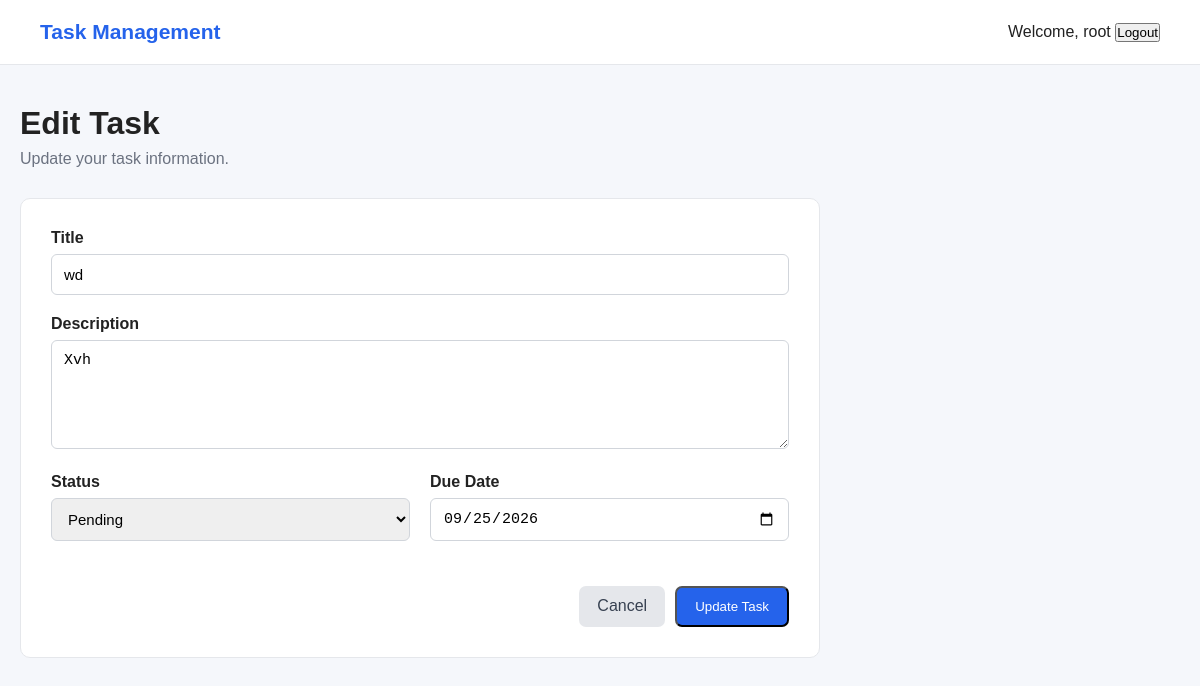
The page /tasks/4/edit/ (signed in) on the database its author committed.
### tasks/models.py (models this page shows, shortened)
class Task(models.Model):
    STATUS_CHOICES = [
        ("pending", "Pending"),
        ("in_progress", "In Progress"),
        ("completed", "Completed"),
    ]
    user = models.ForeignKey(
        User,
        on_delete=models.CASCADE,
        related_name="tasks"
    )
    title = models.CharField(max_length=200)
    description = models.TextField(blank=True)
    status = models.CharField(
        max_length=20,
        choices=STATUS_CHOICES,
        default="pending"
    )
    due_date = models.DateField(
        null=True,
        blank=True
    )
    created_at = models.DateTimeField(auto_now_add=True)
    updated_at = models.DateTimeField(auto_now=True)

### tasks/views.py (the view)
# urls.py: path("tasks/<int:pk>/edit/", views.task_update, name="task_update"),
@login_required
def task_update(request, pk):
    task = get_object_or_404(Task, pk=pk, user=request.user)
    if request.method == "POST":
        form = TaskForm(request.POST, instance=task)
        if form.is_valid():
            form.save()
            messages.success(request, "Task updated successfully.")
            return redirect("task_detail", pk=task.pk)
    else:
        form = TaskForm(instance=task)
    return render(
        request,
        "tasks/task_form.html",
        {
            "form": form,
            "page_title": "Edit Task",
            "task": task,
        },
    )

### tasks/forms.py
class TaskForm(forms.ModelForm):
    class Meta:
        model = Task
        fields = [
            "title",
            "description",
            "status",
            "due_date",
        ]
        widgets = {
            "title": forms.TextInput(
                attrs={
                    "class": "form-control",
                    "placeholder": "Enter task title",
                }
            ),
            "description": forms.Textarea(
                attrs={
                    "class": "form-control",
                    "placeholder": "Enter task description",
                    "rows": 5,
                }
            ),
            "status": forms.Select(
                attrs={
                    "class": "form-control",
                }
            ),
            "due_date": forms.DateInput(
                attrs={
                    "class": "form-control",
                    "type": "date",
                }
            ),
        }

### tasks/templates/tasks/task_form.html (shortened to what this page needs)
{% extends "base.html" %}
{% block content %}
<div class="page-header">
    <div>
        <h1>{{ page_title }}</h1>
        <p>
            {% if task %}
                Update your task information.
            {% else %}
                Create a new task.
            {% endif %}
        </p>
    </div>
</div>
<div class="form-card">
    <form method="post">
        <div class="form-group">
            <label for="{{ form.title.id_for_label }}">
                Title
            </label>
            {{ form.title }}
        </div>
        <div class="form-group">
            <label for="{{ form.description.id_for_label }}">
                Description
            </label>
            {{ form.description }}
        </div>
        <div class="form-row">
            <div class="form-group">
                <label for="{{ form.status.id_for_label }}">
                    Status
                </label>
                {{ form.status }}
            </div>
            <div class="form-group">
                <label for="{{ form.due_date.id_for_label }}">
                    Due Date
                </label>
                {{ form.due_date }}
            </div>
        </div>
        <div class="form-actions">
            <a
                href="{% url 'task_list' %}"
                class="btn-secondary"
            >
                Cancel
            </a>
            <button
                type="submit"
                class="btn-primary"
            >
                {% if task %}
                    Update Task
                {% else %}
                    Create Task
                {% endif %}
            </button>
        </div>
    </form>
</div>
{% endblock %}

### templates/base.html (shortened to what this page needs)
{% load static %}
<!DOCTYPE html>
<html lang="en">
<head>
    <link
        rel="stylesheet"
        href="{% static 'css/style.css' %}"
    >
</head>
<body>
    <nav class="navbar">
        <div class="navbar-brand">
            <a href="{% url 'dashboard' %}">
                Task Management
            </a>
        </div>
        <div>
            {% if user.is_authenticated %}
                <span>
                    Welcome, {{ user.username }}
                </span>
                <form
                    method="post"
                    action="{% url 'logout' %}"
                    style="display:inline;"
                >
                    <button type="submit">
                        Logout
                    </button>
                </form>
            {% endif %}
        </div>
    </nav>
    <main class="container">
        {% block content %}
        {% endblock %}
    </main>
</body>
</html>

### static/css/style.css (style rules this page uses)
* { margin: 0; padding: 0; box-sizing: border-box; }
body { font-family: Arial, sans-serif; background: #f5f7fb; color: #222; }
.navbar { height: 65px; background: #ffffff; border-bottom: 1px solid #e5e7eb; display: flex; align-items: center; justify-content: space-between; padding: 0 40px; }
.navbar-brand a { text-decoration: none; color: #2563eb; font-size: 21px; font-weight: bold; }
.container { max-width: 1200px; margin: 40px auto; padding: 0 20px; }
.btn-primary { background: #2563eb; color: white; text-decoration: none; padding: 11px 18px; border-radius: 7px; }
.form-group { margin-bottom: 20px; }
.form-group label { display: block; margin-bottom: 7px; font-weight: 600; }
.form-group input { width: 100%; padding: 11px 12px; border: 1px solid #d1d5db; border-radius: 6px; font-size: 15px; }
.page-header { display: flex; justify-content: space-between; align-items: center; margin-bottom: 30px; }
.page-header h1 { margin-bottom: 8px; }
.page-header p { color: #6b7280; }
.form-card { max-width: 800px; background: white; padding: 30px; border-radius: 10px; border: 1px solid #e5e7eb; }
.form-control { width: 100%; padding: 11px 12px; border: 1px solid #d1d5db; border-radius: 6px; font-size: 15px; }
.form-row { display: grid; grid-template-columns: 1fr 1fr; gap: 20px; }
.form-actions { display: flex; justify-content: flex-end; gap: 10px; margin-top: 25px; }
.btn-secondary { display: inline-block; padding: 11px 18px; border-radius: 7px; background: #e5e7eb; color: #374151; text-decoration: none; }

### rows shown on the page
Task: title "wd", description "Xvh", status "Pending", due_date "09/25/2026"

### other values the page prints
{{ user.username }} "root"
{{ page_title }} "Edit Task"
